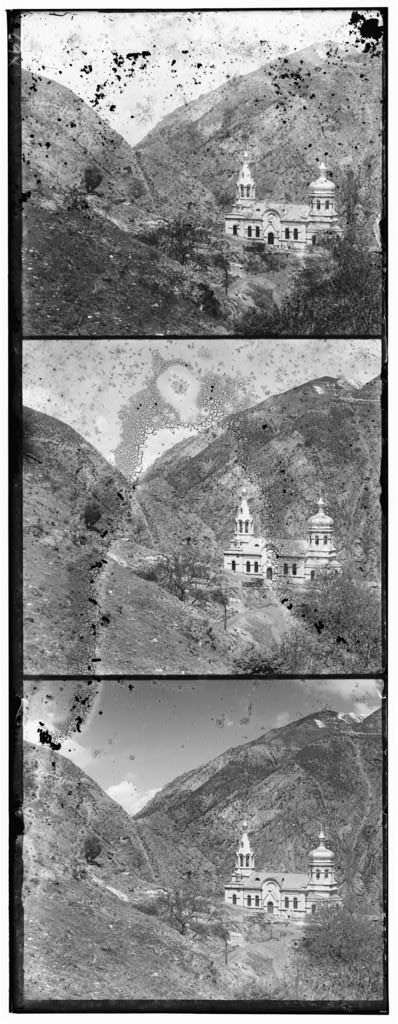
#> input picture data/00056v.jpg, 398 x 1024 px; its folder holds only this picture in this run
$ python main.py
#> lines starting #> are read from the running program, lines starting #| are printed output that depends on the picture
### code/utils.py
import cv2
import numpy as np

def load_image(path):
    """
    Görüntüyü diskten gri tonlamalı (siyah-beyaz) okur.
    """
    img = cv2.imread(path, cv2.IMREAD_GRAYSCALE)
    if img is None:
        raise FileNotFoundError(f"Görüntü bulunamadı veya okunamadı: {path}")
    return img

def split_image(img):
    """
    Dikey formattaki siyah-beyaz plaka görüntüsünü 3 eşit parsele böler.
    Yukarıdan aşağıya sıralama standart Prokudin-Gorskii plakalarında [Mavi, Yeşil, Kırmızı] şeklindedir.
    """
    h = img.shape[0]
    third_h = h // 3
    b = img[0:third_h, :]
    g = img[third_h:2*third_h, :]
    r = img[2*third_h:3*third_h, :]
    return b, g, r

def create_color_image(b, g, r):
    """
    Ayrı kanalları alıp tek bir 3 boyutlu RGB renkli görüntü matrisi haline getirir.
    (Hizalanmamış veya hizalanmış kanallar verilebilir)
    """
    # RGB sırasıyla üst üste istifliyoruz.
    return np.dstack((r, g, b))

def apply_alignment(channel, dx, dy):
    """
    Bulunan dx (x ekseni - sütun) ve dy (y ekseni - satır) kaydırma miktarına göre kanalı yuvarlar (roll).
    """
    # Önce Y ekseninde (aşağı/yukarı)
    shifted = np.roll(channel, shift=dy, axis=0)
    # Sonra X ekseninde (sağa/sola)
    shifted = np.roll(shifted, shift=dx, axis=1)
    return shifted

# [8 lines left out: function ssd_metric, not called in this run]

def ncc_metric(ref, target):
    """
    NCC (Normalized Cross-Correlation) - Normalize Edilmiş Çapraz Korelasyon Algoritması
    Karşıtlık ve parlaklık farklarından etkilenmeden iki matrisin şekilsel benzerliğini ölçer.
    Sonuç 1'e ne kadar yakınsa, o kadar benzerdir.
    """
    ref_f = ref.astype(np.float32)
    target_f = target.astype(np.float32)

    # Görüntüleri kendi ortalamalarından çıkararak sıfır-merkezli hale getiriyoruz
    ref_norm = ref_f - np.mean(ref_f)
    target_norm = target_f - np.mean(target_f)

    # Standart sapma paydalarını hesaplıyoruz
    ref_std_sum = np.sum(ref_norm ** 2)
    target_std_sum = np.sum(target_norm ** 2)

    # Sıfıra bölünme hatasını(divide by zero) çözmek için koruma
    if ref_std_sum == 0 or target_std_sum == 0:
        return 0

    numerator = np.sum(ref_norm * target_norm)
    denominator = np.sqrt(ref_std_sum * target_std_sum)

    return numerator / denominator

### code/alignment.py
import numpy as np
import cv2
from utils import ssd_metric, ncc_metric

def align_channels(reference, target, search_range=15, metric='ncc', edge_crop=0.1):
    """
    Target (hedef) kanalı reference (referans) kanalına hizalar (SSD veya NCC ile).
    Boyutu çok büyük olmayan .jpg dosyaları için yeterlidir.
    """
    h, w = reference.shape
    crop_h = int(h * edge_crop)
    crop_w = int(w * edge_crop)

    # Görüntülerin dış çeperlerinde film kaynaklı kalın siyah çizgiler vardır.
    # Bunların metriği şaşırtmaması için iç kısımdan temiz bir bölge (crop) alıyoruz.
    ref_crop = reference[crop_h:h-crop_h, crop_w:w-crop_w]

    # NCC'de en büyük, SSD'de en küçük değeri bulmak istiyoruz.
    best_score = float('-inf') if metric == 'ncc' else float('inf')
    best_dx, best_dy = 0, 0

    for dy in range(-search_range, search_range + 1):
        for dx in range(-search_range, search_range + 1):

            # Hedefi geçici olarak kaydır
            shifted = np.roll(target, shift=dy, axis=0)
            shifted = np.roll(shifted, shift=dx, axis=1)

            # Referansta aldığımız aynı bölgeyi hedeften de al
            shifted_crop = shifted[crop_h:h-crop_h, crop_w:w-crop_w]

            # Skoru hesapla
            if metric == 'ncc':
                score = ncc_metric(ref_crop, shifted_crop)
                if score > best_score:
                    best_score = score
                    best_dx, best_dy = dx, dy
            else: # ssd
                score = ssd_metric(ref_crop, shifted_crop)
                if score < best_score:
                    best_score = score
                    best_dx, best_dy = dx, dy

    return best_dx, best_dy

# [54 lines left out: function align_pyramid, not called in this run]

### code/enhancement.py
import numpy as np
import cv2

def enhance_image(image):
    """
    Görüntü kalitesini artırmak için basit kontrast germe (contrast stretching) uygular.
    Piksellerin %1 ve %99'luk uç kısımlarını kırparak parlaklık/karanlık dengesini kurar.
    (Ek kredi görevi veya genel parlatma için)
    """
    enhanced = np.zeros_like(image, dtype=np.uint8)

    for i in range(3):  # R, G, B kanalları için ayrı ayrı dolaş
        channel = image[:, :, i]

        # Sınır dışı ekstrem parlak veya siyah hatalı pikselleri devre dışı bırak
        p2, p98 = np.percentile(channel, (2.0, 98.0))
        channel_clipped = np.clip(channel, p2, p98)

        # Piksellerin geri kalanını 0 ile 255 arasına esnet
        channel_normalized = cv2.normalize(channel_clipped, None, 0, 255, cv2.NORM_MINMAX)
        enhanced[:, :, i] = np.uint8(channel_normalized)

    return enhanced

def auto_crop(image):
    """
    Görüntünün kenarlarında kalan
    siyah bantları ve uyumsuz renk şeritlerini silmek için basitçe kenarlardan %5 kesme (tıraşlama) yapar.
    """
    h, w = image.shape[:2]
    crop_h = int(h * 0.05)
    crop_w = int(w * 0.05)

    # Resmin merkezinden kırpılmış parçayı al
    cropped = image[crop_h:h-crop_h, crop_w:w-crop_w]
    return cropped

### code/main.py
import argparse
import time
import os
from pathlib import Path
import cv2

# Kendi yazdığımız modüllerden import ediyoruz
from utils import load_image, split_image, create_color_image, apply_alignment
from alignment import align_channels, align_pyramid
from enhancement import enhance_image, auto_crop

def process_image(input_path, output_dir, metric='ncc', use_pyramid=False):
    """
    Ana hatlarıyla tek bir fotoğraf için baştan sona iş akışı:
    Oku -> Böl -> Hizala -> Renklendir -> Temizle -> Kaydet
    """
    print(f"\n{'='*70}")
    print(f"İşleniyor: {input_path.name}")
    print(f"{'='*70}")

    start_time = time.time()

    # 1. Görüntüyü Yükle ve Böl
    img = load_image(str(input_path))
    b, g, r = split_image(img) # Yukarıdan Aşağıya: B, G, R
    print(f"  -> ({img.shape[1]}x{img.shape[0]}) boyutundaki görüntü 3 kanala paylaştırıldı.")

    # 2. Hizalama Stratejisi
    print(f"  -> {metric.upper()} metriği ile hizalama analizi yapılıyor...")

    # Eğer dosya formati .tif, .tiff ise veya boyut büyükse Görüntü Piramidi (Pyramid) gereklidir,
    # çünkü küçük aralık taraması büyük resimlerde işe yaramaz.
    is_large_image = input_path.suffix.lower() in ['.tif', '.tiff'] or max(b.shape) > 1000

    if is_large_image or use_pyramid:
        print("  |   Büyük format tespit edildi. Hızlı tarama için Image Pyramid taktiği uygulanıyor...")
        dx_g, dy_g = align_pyramid(b, g, metric=metric, depth=4)
        dx_r, dy_r = align_pyramid(b, r, metric=metric, depth=4)
    else:
        print("  |   Normal çözünürlük tespit edildi. Standart kaydırma algoritması uygulanıyor...")
        dx_g, dy_g = align_channels(b, g, search_range=15, metric=metric)
        dx_r, dy_r = align_channels(b, r, search_range=15, metric=metric)

    print(f"  -> Yeşil Kanal Gerekli Kaydırma: [X: {dx_g}, Y: {dy_g}]")
    print(f"  -> Kırmızı Kanal Gerekli Kaydırma: [X: {dx_r}, Y: {dy_r}]")

    # Kanalları gerçek anlamda kaydır
    g_aligned = apply_alignment(g, dx_g, dy_g)
    r_aligned = apply_alignment(r, dx_r, dy_r)

    # 3. Renkli Görüntüyü Oluştur
    print("  -> Matrisler RGB olarak istifleniyor...")
    img_unaligned = create_color_image(b, g, r) # Orjinal, kaymış hali
    img_aligned = create_color_image(b, g_aligned, r_aligned) # Düzeltilmiş hali

    # 4. Görüntü İyileştirme ve Temizlik
    print("  -> Kenarlar tıraşlanıyor ve filtreler ile renk zenginleştiriliyor...")
    img_unaligned_cropped = auto_crop(img_unaligned)
    img_aligned_cropped = auto_crop(img_aligned)
    img_enhanced = enhance_image(img_aligned_cropped)

    # 5. Disk'e Yaz
    base_name = input_path.stem

    # *NOT: OpenCV .imwrite fonksiyonu matrisleri RGB değil de BGR formatında bekler.
    # O yüzden kayıt esnasında cv2.COLOR_RGB2BGR dönüşümü yapmak zorundayız ki renkler mavi çıkmasın.
    cv2.imwrite(os.path.join(output_dir, f"{base_name}_unaligned.jpg"), cv2.cvtColor(img_unaligned_cropped, cv2.COLOR_RGB2BGR))
    cv2.imwrite(os.path.join(output_dir, f"{base_name}_aligned.jpg"), cv2.cvtColor(img_aligned_cropped, cv2.COLOR_RGB2BGR))
    cv2.imwrite(os.path.join(output_dir, f"{base_name}_enhanced.jpg"), cv2.cvtColor(img_enhanced, cv2.COLOR_RGB2BGR))

    elapsed_time = time.time() - start_time
    print(f"  --> Başarılı! Toplam Süre: {elapsed_time:.2f} saniye")

    # Sonuçların raporlanması için değerleri döndürüyoruz.
    return {
        'image': base_name,
        'g_shift': (dx_g, dy_g),
        'r_shift': (dx_r, dy_r),
        'time': elapsed_time
    }


def main():
    parser = argparse.ArgumentParser(description='Prokudin-Gorskii Renklendirme Sistemi')
    parser.add_argument('--input', default='../data', help='Girdi görüntüsünün veya klasörünün yolu')
    parser.add_argument('--output', default='../results', help='Çıktı klasörünün konumu')
    parser.add_argument('--metric', default='ncc', choices=['ssd', 'ncc'], help='Hesaplamada kullanılacak metrik. Varsayılan ncc dir.')
    parser.add_argument('--pyramid', action='store_true', help='Küçük resimlerde dahi "Image Pyramid" stratejisini devreye zorlar.')

    args = parser.parse_args()

    os.makedirs(args.output, exist_ok=True)
    input_path = Path(args.input)

    if not input_path.exists():
        print(f"\nHata: Belirtilen girdi yolu ({args.input}) bulunamadı. Lütfen kontrol edin.")
        return

    # Girilen değer bir dosya ise sadece onu, klasör ise klasör içindeki resimleri bul.
    if input_path.is_file():
        files = [input_path]
    else:
        files = list(input_path.glob('*.jpg')) + list(input_path.glob('*.jpeg')) + list(input_path.glob('*.tif'))

    if not files:
        print(f"\nUyarı: '{args.input}' klasörü içerisinde .jpg, .jpeg veya .tif bulunamadı. Lütfen klasöre resimleri koyduğunuzdan emin olun.")
        return

    print(f"\n* Prokudin-Gorskii Hizalama Programı Başlatılıyor... *")
    print(f"* Toplam İşlenecek Dosya: {len(files)}")
    print(f"* Seçilen Metrik: {args.metric.upper()}")
    print("-" * 50)

    results = []

    # Liste içindeki klasör dosyalarını sırayla döndür process_image e yolla.
    for f in files:
        try:
            res = process_image(f, args.output, metric=args.metric, use_pyramid=args.pyramid)
#> in load_image, img is the input picture: shape (1024, 398); min 0, max 255, mean 138.2
#|   -> (398x1024) boyutundaki görüntü 3 kanala paylaştırıldı.
#> the loop in align_channels, `for dy in range(-search_range, search_range + 1):` made 31 passes
#> pass 1, in ncc_metric, `target_f = target.astype(np.float32)`:
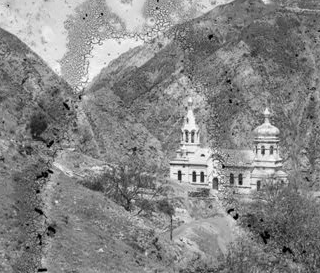
#> target_f: shape (273, 320) float32; min 0, max 255, mean 134.2
#|   -> Yeşil Kanal Gerekli Kaydırma: [X: 1, Y: 6]
#|   -> Kırmızı Kanal Gerekli Kaydırma: [X: 1, Y: 13]
#> after the loop in enhance_image, `for i in range(3):`:
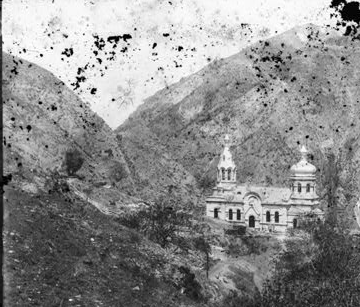
#> channel: shape (307, 360); min 0, max 255, mean 140.4
#> after the loop in enhance_image, `for i in range(3):`:
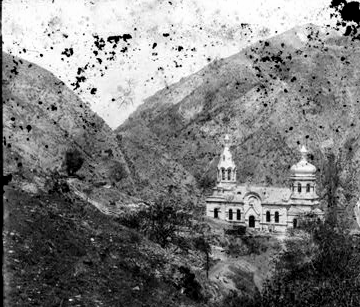
#> channel_normalized: shape (307, 360) float64; min 2.22e-15, max 255, mean 125.9
#> after the loop in enhance_image, `for i in range(3):`:
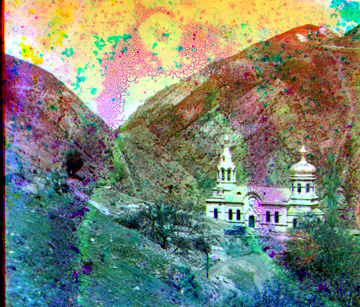
#> enhanced: shape (307, 360, 3); mean of channels 0, 1, 2 115.4, 132.8, 125.4; drawn as B, G, R
#> in process_image, `cv2.imwrite(os.path.join(output_dir, f"{base_name}_unaligned.jpg"), cv..`:
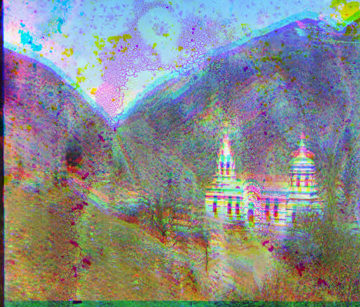
#> saved as 00056v_unaligned.jpg: shape (307, 360, 3); mean B, G, R 140.4, 138.3, 134.8
#> in process_image, `cv2.imwrite(os.path.join(output_dir, f"{base_name}_aligned.jpg"), cv2...`:
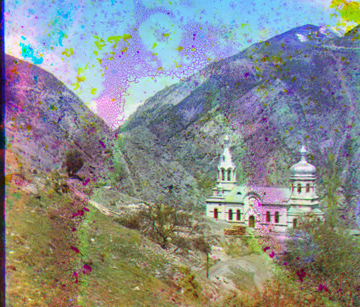
#> saved as 00056v_aligned.jpg: shape (307, 360, 3); mean B, G, R 140.4, 139.4, 136
#> in process_image, `cv2.imwrite(os.path.join(output_dir, f"{base_name}_enhanced.jpg"), cv2..`:
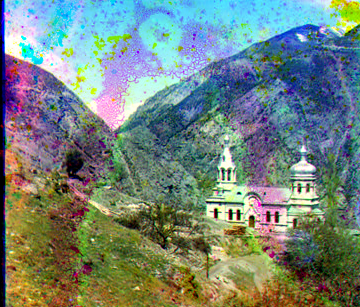
#> saved as 00056v_enhanced.jpg: shape (307, 360, 3); mean B, G, R 125.4, 132.8, 115.4
            results.append(res)
        except Exception as e:
            print(f" [!] {f.name} dosyası işlenirken hata oluştu: {str(e)}")


    # Son Olarak Tüm İşlemlerin Rapor Tablosunu Bastıralım
    if results:
        print(f"\n\n{'='*76}")
        print(f"  ÖZET HİZALAMA KAYITLARI ({args.metric.upper()} Algoritması)")
        print(f"{'='*76}")
        print(f"{'Görüntü Adı':<25} | {'Yeşil X,Y Kaydırması':<20} | {'Kırmızı X,Y Kaydırma':<20} | {'Süre (sn)':<10}")
        print(f"{'-'*76}")

        for r in results:
            g_str = f"{r['g_shift'][0]:>3}, {r['g_shift'][1]:>3}"
            r_str = f"{r['r_shift'][0]:>3}, {r['r_shift'][1]:>3}"
            print(f"{r['image']:<25} | {g_str:<20} | {r_str:<20} | {r['time']:<10.2f}")
#> this loop made 1 pass
#| 00056v                    |   1,   6             |   1,  13             | 2.58

if __name__ == '__main__':
    main()

$ run again, on data/00163v.jpg
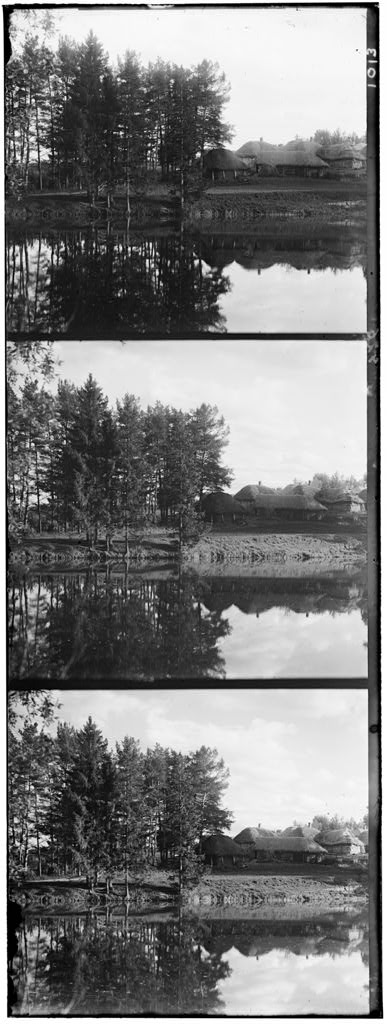
#> input picture data/00163v.jpg, 387 x 1024 px
#> in load_image, img is the input picture: shape (1024, 387); min 0, max 255, mean 125.1
#|   -> (387x1024) boyutundaki görüntü 3 kanala paylaştırıldı.
#> the loop in align_channels, `for dy in range(-search_range, search_range + 1):` made 31 passes
#> pass 1, in ncc_metric, `target_f = target.astype(np.float32)`:
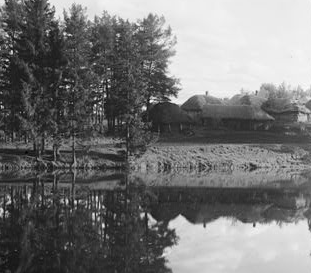
#> target_f: shape (273, 311) float32; min 0, max 252, mean 116.9
#|   -> Yeşil Kanal Gerekli Kaydırma: [X: 1, Y: -3]
#|   -> Kırmızı Kanal Gerekli Kaydırma: [X: 1, Y: -4]
#> in process_image, `cv2.imwrite(os.path.join(output_dir, f"{base_name}_aligned.jpg"), cv2...`:
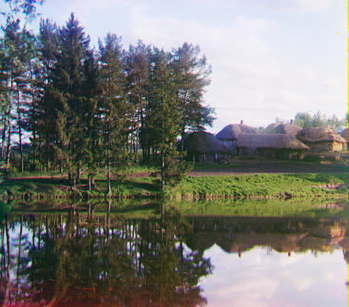
#> saved as 00163v_aligned.jpg: shape (307, 349, 3); mean B, G, R 119.5, 124.3, 124
#> the loop in main, `for r in results:` made 1 pass
#| 00163v                    |   1,  -3             |   1,  -4             | 2.33

$ run again, on data/00194v.jpg
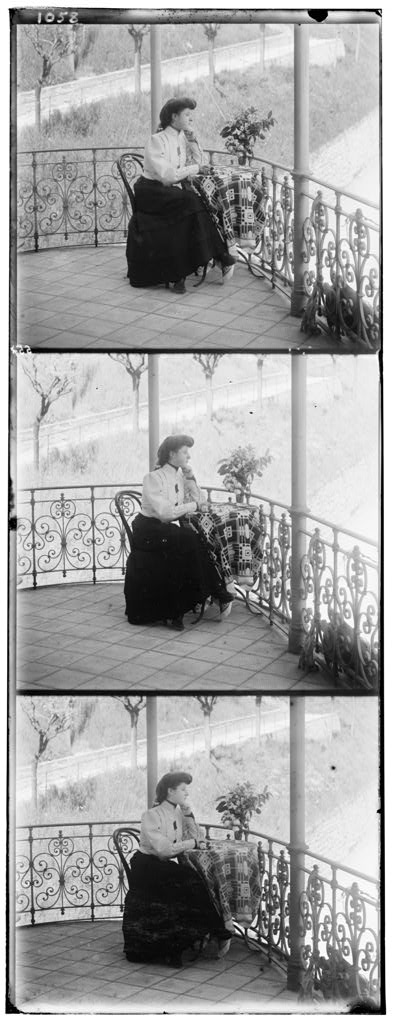
#> input picture data/00194v.jpg, 393 x 1024 px
#> in load_image, img is the input picture: shape (1024, 393); min 0, max 255, mean 162
#|   -> (393x1024) boyutundaki görüntü 3 kanala paylaştırıldı.
#> the loop in align_channels, `for dy in range(-search_range, search_range + 1):` made 31 passes
#> pass 1, in ncc_metric, `target_f = target.astype(np.float32)`:
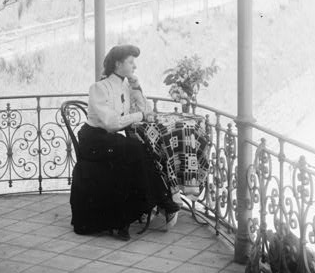
#> target_f: shape (273, 315) float32; min 0, max 255, mean 163.2
#|   -> Yeşil Kanal Gerekli Kaydırma: [X: 2, Y: 4]
#|   -> Kırmızı Kanal Gerekli Kaydırma: [X: 4, Y: 7]
#> in process_image, `cv2.imwrite(os.path.join(output_dir, f"{base_name}_aligned.jpg"), cv2...`:
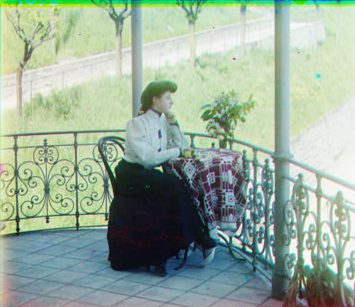
#> saved as 00194v_aligned.jpg: shape (307, 355, 3); mean B, G, R 154.8, 172.2, 152.6
#> the loop in main, `for r in results:` made 1 pass
#| 00194v                    |   2,   4             |   4,   7             | 2.48

$ run again, on data/00398v.jpg
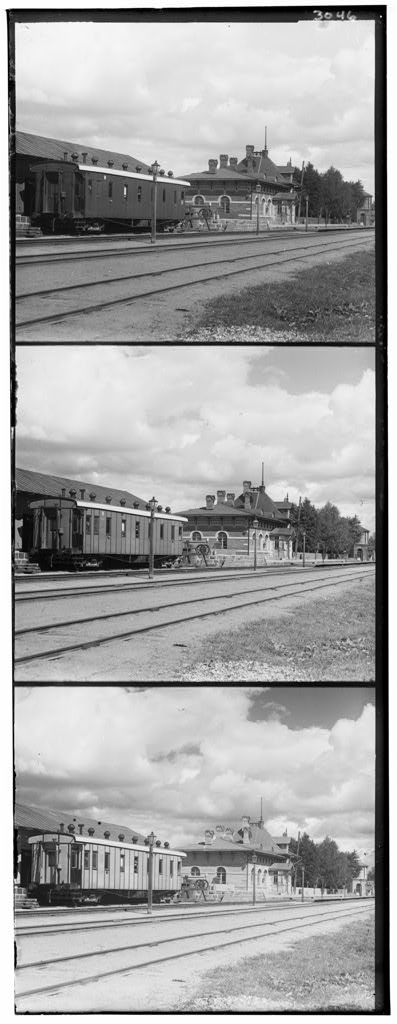
#> input picture data/00398v.jpg, 397 x 1024 px
#> in load_image, img is the input picture: shape (1024, 397); min 0, max 255, mean 163.6
#|   -> (397x1024) boyutundaki görüntü 3 kanala paylaştırıldı.
#> the loop in align_channels, `for dy in range(-search_range, search_range + 1):` made 31 passes
#|   -> Yeşil Kanal Gerekli Kaydırma: [X: 3, Y: 5]
#|   -> Kırmızı Kanal Gerekli Kaydırma: [X: 4, Y: 11]
#> in process_image, `cv2.imwrite(os.path.join(output_dir, f"{base_name}_enhanced.jpg"), cv2..`:
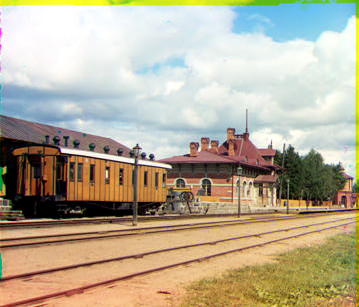
#> saved as 00398v_enhanced.jpg: shape (307, 359, 3); mean B, G, R 150.2, 172.7, 182.7
#> the loop in main, `for r in results:` made 1 pass
#| 00398v                    |   3,   5             |   4,  11             | 2.63
